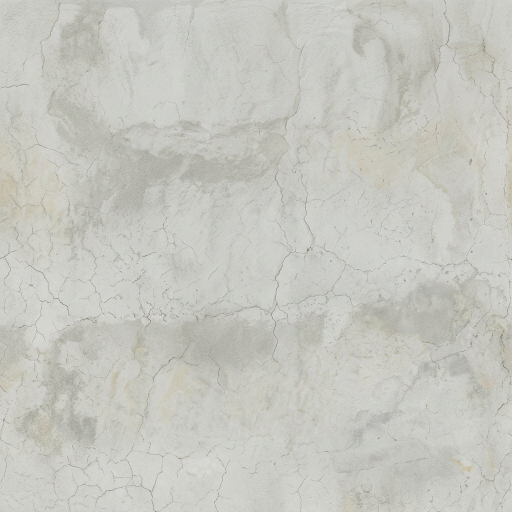
#> input picture art/survival/reference/aged-plaster.jpg, 1024 x 1024 px, given in place of karabasma-back.jpg, which was not available (shown at 1/2 size)
$ python dispatcher.py
#> lines starting #> are read from the running program, lines starting #| are printed output that depends on the picture
### art/night/bake.py
"""Kuzdağ night workshop. Photo-fitted solids, metre units, +Z front / -X head.
Run: python art/night/bake.py (NumPy, SciPy and Pillow). No network or runtime photogrammetry.
"""

import math
import sys
from pathlib import Path

import numpy as np
from PIL import Image
from scipy import ndimage

HERE = Path(__file__).resolve().parent
sys.path.insert(0, str(HERE.parent / "environment"))
from meshkit import Mesh, rect_uv, save_glb

OUT = HERE.parents[1] / "public/assets/night"
TAU = 2 * math.pi


def plate(key):
#> called with key = 'karabasma-back'
    revised = HERE.parent / "survival/reference" / (key + ".jpg")
    if key in {
        "mektep",
        "istasyon",
        "karabasma",
        "karabasma-back",
        "sis-gozcusu",
        "sis-gozcusu-back",
    }:
        return Image.open(revised).convert("RGB")
#> returned value is the input picture: PIL image 1024x1024 RGB; mean R, G, B 198.1, 198.6, 191.8
    return Image.open(HERE / "reference" / (key + ".jpg")).convert("RGB")


# [9 lines left out: function samples, not called in this run]


def section(profile, y):
    p = np.asarray(profile)
    return [np.interp(y, p[:, 0], p[:, j]) for j in range(1, p.shape[1])]


# [25 lines left out: function skin, not called in this run]


# (height down the 160x287 fitting plate, left edge, right edge, half-depth, depth offset).
WARDROBE = {
    "karabasma": {
        "height": 2.29,
        "top": 11,
        "sole": 277,
        "center": 80,
        "coat": [
            (62, 68, 92, 9, 0),
            (72, 56, 105, 13, 0),
            (84, 52, 108, 15, 0),
            (109, 60, 100, 14, 0),
            (122, 61, 99, 12, 0),
            (135, 59, 101, 13, 0),
            (166, 55, 105, 16, 0),
            (203, 47, 112, 19, -1),
            (231, 42, 119, 22, -2),
            (240, 46, 117, 20, -2),
        ],
        "hood": [
            (11, 78, 81, 2, -3),
            (21, 74, 86, 6, -1),
            (38, 67, 92, 12, 0),
            (51, 64, 96, 15, 1),
            (67, 62, 98, 16, 0),
            (79, 66, 94, 14, 3),
            (85, 72, 89, 10, 9),
        ],
        "sleeve": [
            (72, 56, 69, 6, 0),
            (85, 49, 65, 9, 0),
            (106, 43, 58, 8, 0),
            (124, 39, 52, 7, 0),
            (145, 34, 48, 6, 0),
            (156, 35, 46, 5, 1),
            (174, 35, 43, 4, 1),
            (180, 38, 42, 2, 1),
        ],
        "boot": [
            (190, 57, 77, 9, -1),
            (219, 54, 75, 9, 0),
            (244, 56, 72, 8, 0),
            (256, 57, 72, 7, 2),
            (267, 55, 72, 10, 5),
            (274, 52, 70, 13, 6),
            (277, 53, 67, 11, 6),
        ],
    },
    "sis-gozcusu": {
        "height": 2.15,
        "top": 19,
        "sole": 275,
        "center": 80,
        "coat": [
            (59, 71, 89, 9, 0),
            (66, 59, 101, 13, 0),
            (83, 53, 107, 16, 0),
            (104, 60, 100, 14, 0),
            (128, 61, 100, 13, -1),
            (161, 55, 105, 16, -2),
            (207, 49, 112, 19, -2),
            (227, 48, 113, 20, -2),
            (231, 51, 110, 19, -2),
        ],
        "cape": [
            (55, 69, 91, 11, 0),
            (64, 59, 101, 17, 0),
            (78, 45, 115, 21, 0),
            (97, 32, 128, 25, 0),
            (102, 39, 121, 23, 0),
        ],
        "hood": [
            (19, 78, 83, 4, -1),
            (23, 73, 88, 9, 0),
            (31, 68, 93, 12, 0),
            (42, 66, 95, 14, 0),
            (55, 66, 95, 14, 0),
            (65, 71, 90, 12, 0),
            (71, 77, 85, 8, 1),
        ],
        "sleeve": [
            (77, 48, 60, 7, -2),
            (101, 41, 56, 8, 0),
            (122, 37, 50, 7, 1),
            (142, 35, 48, 7, 0),
            (155, 36, 47, 5, 1),
            (168, 39, 46, 4, 1),
            (174, 42, 46, 2, 1),
        ],
        "boot": [
            (182, 59, 79, 10, -1),
            (222, 57, 77, 9, 0),
            (243, 58, 74, 7, 1),
            (259, 57, 73, 7, 2),
            (268, 54, 73, 10, 5),
            (274, 53, 70, 12, 6),
            (275, 54, 68, 10, 6),
        ],
    },
}


# [106 lines left out: functions bleed_costume, watcher, not called in this run]


# Longitudinal stations: x, near/far cloth silhouette (pixels in 430x240), height in metres.
# Heads, boots and the folded arms are closed separate islands; not a textured rectangular cover.
HEAD_A = [
    (20, 118, 125, 0.11),
    (24, 108, 135, 0.16),
    (32, 101, 141, 0.20),
    (42, 99, 142, 0.22),
    (55, 99, 142, 0.205),
    (65, 102, 140, 0.19),
    (70, 105, 136, 0.16),
    (73, 110, 131, 0.13),
    (84, 106, 137, 0.13),
]
HEAD_M = [
    (22, 115, 124, 0.12),
    (26, 105, 132, 0.18),
    (35, 100, 139, 0.215),
    (46, 99, 140, 0.223),
    (57, 100, 139, 0.21),
    (67, 104, 137, 0.194),
    (75, 108, 132, 0.162),
    (83, 108, 132, 0.142),
    (96, 104, 139, 0.145),
]
ARIF = [
    (79, 105, 139, 0.13),
    (83, 90, 153, 0.194),
    (90, 76, 166, 0.227),
    (104, 65, 177, 0.267),
    (128, 55, 188, 0.29),
    (160, 52, 193, 0.302),
    (191, 55, 190, 0.265),
    (212, 56, 182, 0.244),
    (225, 66, 183, 0.22),
    (242, 75, 181, 0.216),
    (277, 69, 180, 0.224),
    (315, 66, 181, 0.213),
    (351, 65, 180, 0.179),
    (381, 69, 173, 0.153),
    (386, 75, 167, 0.163),
    (401, 82, 160, 0.176),
    (413, 94, 150, 0.169),
    (418, 111, 135, 0.119),
]
MAHMUT = [
    (77, 109, 131, 0.13),
    (86, 87, 151, 0.2),
    (99, 67, 169, 0.243),
    (118, 62, 178, 0.277),
    (149, 53, 188, 0.288),
    (175, 52, 186, 0.265),
    (207, 55, 183, 0.245),
    (239, 56, 184, 0.226),
    (277, 55, 184, 0.22),
    (323, 55, 185, 0.197),
    (362, 57, 184, 0.165),
    (376, 59, 183, 0.157),
    (384, 90, 157, 0.13),
]
YOLCU = [
    (15, 112, 127, 0.10),
    (20, 97, 142, 0.169),
    (30, 89, 150, 0.196),
    (46, 85, 154, 0.229),
    (63, 86, 153, 0.23),
    (78, 92, 146, 0.194),
    (85, 96, 142, 0.158),
    (93, 70, 162, 0.206),
    (103, 60, 173, 0.243),
    (132, 56, 181, 0.264),
    (158, 55, 183, 0.279),
    (184, 58, 181, 0.27),
    (211, 65, 174, 0.247),
    (221, 70, 169, 0.224),
    (239, 72, 166, 0.235),
    (267, 77, 164, 0.213),
    (295, 82, 159, 0.194),
    (317, 84, 154, 0.179),
    (337, 88, 151, 0.165),
    (357, 92, 145, 0.146),
    (365, 98, 140, 0.126),
    (376, 94, 147, 0.151),
    (397, 92, 147, 0.161),
    (409, 93, 141, 0.14),
    (415, 104, 133, 0.099),
]


# [234 lines left out: functions body, building, exchange, not called in this run]


# [27 lines that do not run on import are left out]

### art/environment/meshkit.py
"""Small static glTF workshop. One indexed primitive per object, metre units, +Z front."""

import json
import math
import struct
from io import BytesIO
from pathlib import Path

import numpy as np
from PIL import Image

ROOT = Path(__file__).resolve().parents[2]
REF = Path(__file__).parent / "reference"
OUT = ROOT / "public/assets/workshop"


def rect_uv(rect):
    x, t, r, b = rect
    return [(x, b), (r, b), (r, t), (x, t)]


class Mesh:
    def __init__(self, name, rough=0.92, metal=0):
        self.name, self.rough, self.metal = name, rough, metal
        self.rows, self.keys, self.indices = [], {}, []

    def polygon(self, points, uvs, normals=None):
        a, b, c = np.asarray(points[:3])
        n = np.cross(b - a, c - a)
        norm = np.linalg.norm(n)
        if norm < 1e-12:
            return
        n /= norm
        indices = []
        for i, (p, uv) in enumerate(zip(points, uvs, strict=True)):
            key = tuple(round(float(v), 6) for v in (*p, *(n if normals is None else normals[i]), *uv))
            if key not in self.keys:
                self.keys[key] = len(self.rows)
                self.rows.append(key)
            indices.append(self.keys[key])
        for k in range(1, len(indices) - 1):
            self.indices.extend((indices[0], indices[k], indices[k + 1]))

    def box(self, center, size, uv, top=None, angle=0):
        x, y, z = np.asarray(size) * 0.5

        def point(a, b, c):
            return (
                center[0] + a,
                center[1] + b * math.cos(angle) - c * math.sin(angle),
                center[2] + b * math.sin(angle) + c * math.cos(angle),
            )

        faces = [
            ((-x, -y, z), (x, -y, z), (x, y, z), (-x, y, z)),
            ((x, -y, -z), (-x, -y, -z), (-x, y, -z), (x, y, -z)),
            ((x, -y, z), (x, -y, -z), (x, y, -z), (x, y, z)),
            ((-x, -y, -z), (-x, -y, z), (-x, y, z), (-x, y, -z)),
            ((-x, y, z), (x, y, z), (x, y, -z), (-x, y, -z)),
            ((-x, -y, -z), (x, -y, -z), (x, -y, z), (-x, -y, z)),
        ]
        for i, f in enumerate(faces):
            self.polygon([point(*p) for p in f], rect_uv(top if i == 4 and top else uv))

    def skin(self, rings, uv, closed=True, smooth=True):
        """Ordered cross-sections from foot to head; CCW about Y viewed from above."""
        rings = np.asarray(rings)
        rows, cols = rings.shape[:2]
        normals = np.zeros_like(rings)
        for j in range(rows - 1):
            for i in range(cols if closed else cols - 1):
                k = (i + 1) % cols
                ids = [(j, i), (j, k), (j + 1, k), (j + 1, i)]
                f = np.cross(rings[j, k] - rings[j, i], rings[j + 1, i] - rings[j, i])
                f /= max(1e-12, np.linalg.norm(f))
                for idx in ids:
                    normals[idx] += f
        normals /= np.maximum(1e-12, np.linalg.norm(normals, axis=2, keepdims=True))
        for j in range(rows - 1):
            for i in range(cols if closed else cols - 1):
                k = (i + 1) % cols
                ids = [(j, i), (j, k), (j + 1, k), (j + 1, i)]
                self.polygon(
                    [rings[a] for a in ids],
                    [uv(j, i), uv(j, i + 1), uv(j + 1, i + 1), uv(j + 1, i)],
                    [normals[a] for a in ids] if smooth else None,
                )


def save_glb(name, meshes, image, size, folder):
    folder.mkdir(exist_ok=True, parents=True)
    doc = {
        "asset": {"version": "2.0", "generator": "Kuzdag village workshop"},
        "scene": 0,
        "scenes": [{"nodes": list(range(len(meshes)))}],
        "nodes": [],
        "meshes": [],
        "materials": [],
        "accessors": [],
        "bufferViews": [],
        "textures": [{"source": 0}],
    }
    data = bytearray()

    def view(payload, target=None):
        data.extend(b"\x00" * (-len(data) % 4))
        rec = {"buffer": 0, "byteOffset": len(data), "byteLength": len(payload)}
        if target:
            rec["target"] = target
        doc["bufferViews"].append(rec)
        data.extend(payload)
        return len(doc["bufferViews"]) - 1

    def acc(arr, kind, comp, target, bounds=False):
        rec = {
            "bufferView": view(arr.tobytes(), target),
            "componentType": comp,
            "type": kind,
            "count": len(arr),
        }
        if bounds:
            rec.update(min=arr.min(axis=0).tolist(), max=arr.max(axis=0).tolist())
        doc["accessors"].append(rec)
        return len(doc["accessors"]) - 1

    for idx, m in enumerate(meshes):
        rows = np.asarray(m.rows, dtype="<f4")
        assert len(rows) < 65536
        attrs = {
            "POSITION": acc(rows[:, :3], "VEC3", 5126, 34962, True),
            "NORMAL": acc(rows[:, 3:6], "VEC3", 5126, 34962),
            "TEXCOORD_0": acc(rows[:, 6:], "VEC2", 5126, 34962),
        }
        doc["nodes"].append({"name": m.name, "mesh": idx})
        doc["meshes"].append(
            {
                "name": m.name,
                "primitives": [
                    {
                        "attributes": attrs,
                        "indices": acc(np.array(m.indices, dtype="<u2"), "SCALAR", 5123, 34963),
                        "material": idx,
                    }
                ],
            }
        )
        doc["materials"].append(
            {
                "pbrMetallicRoughness": {
                    "baseColorTexture": {"index": 0},
                    "roughnessFactor": m.rough,
                    "metallicFactor": m.metal,
                }
            }
        )
    buf = BytesIO()
    image.convert("RGB").resize(size, Image.Resampling.LANCZOS).save(buf, "JPEG", quality=86, optimize=True)
    doc["images"] = [{"bufferView": view(buf.getvalue()), "mimeType": "image/jpeg"}]
    doc["buffers"] = [{"byteLength": len(data)}]
    data.extend(b"\x00" * (-len(data) % 4))
    js = json.dumps(doc, separators=(",", ":")).encode()
    js += b" " * (-len(js) % 4)
    (folder / (name + ".glb")).write_bytes(
        struct.pack("<4sII", b"glTF", 2, 28 + len(js) + len(data))
        + struct.pack("<I4s", len(js), b"JSON")
        + js
        + struct.pack("<I4s", len(data), b"BIN\0")
        + data
    )


# [4 lines left out: function bake, not called in this run]

### art/night/dispatcher.py
"""The last platform keeper. A stopped clock under a railway cap, not a recoloured villager.
Three solids (uniform, clock, signalling arm), assembled at the same pivots in both tiers.
"""

import math

import numpy as np
from bake import OUT, Mesh, plate, save_glb
from PIL import Image, ImageDraw, ImageFont


def atlas():
    im = Image.new("RGB", (768, 768), "#282b29")

    def swatch(key, area, dst, tint):
        source = plate(key)
        x, y, u, v = area
        w, h = source.size
        crop = source.crop((int(w * x), int(h * y), int(w * u), int(h * v))).resize(
            (244, 244), Image.Resampling.LANCZOS
        )
        grey = np.mean(np.array(crop), axis=2)[:, :, None]
        data = np.clip(grey * np.array(tint)[None, None, :] + [7, 7, 6], 0, 255)
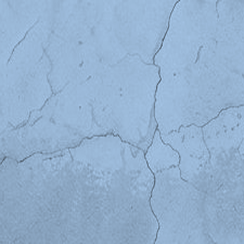
#> data: shape (244, 244, 3) float64; mean R, G, B 148.5, 177.6, 207.6
        im.paste(Image.fromarray(data.astype("uint8")), dst)

    swatch("karabasma-back", (0.40, 0.50, 0.62, 0.68), (5, 5), (0.73, 0.88, 1.04))
    swatch("sis-gozcusu-back", (0.38, 0.60, 0.57, 0.79), (259, 5), (0.67, 0.71, 0.62))
#> call 2 of swatch, with key = 'sis-gozcusu-back', area = (0.38, 0.6, 0.57, 0.79), dst = (259, 5), tint = (0.67, 0.71, 0.62)
#> call 2 of plate, with key = 'sis-gozcusu-back'
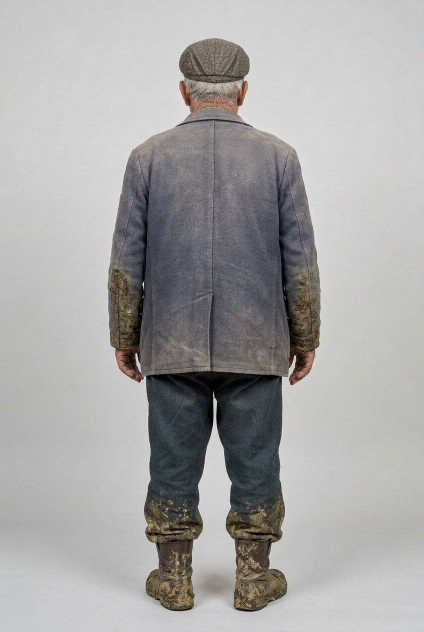
#> input picture art/survival/reference/bekci-back.jpg, 848 x 1264 px, given in place of sis-gozcusu-back.jpg, which was not available (shown at 1/2 size)
#> in plate, returned value is the input picture: PIL image 848x1264 RGB; mean R, G, B 167.2, 166.4, 165.6
#> in swatch (call 2), `crop = source.crop((int(w * x), int(h * y), int(w * u), int(h * v))).r..`:
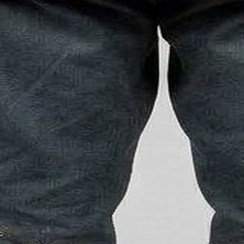
#> crop: PIL image 244x244 RGB; mean R, G, B 68.6, 73.7, 77.2
#> in swatch (call 2), `data = np.clip(grey * np.array(tint)[None, None, :] + [7, 7, 6], 0, 255)`:
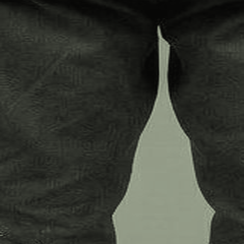
#> data: shape (244, 244, 3) float64; mean R, G, B 56, 59, 51.4
#> in swatch (call 2), `im.paste(Image.fromarray(data.astype("uint8")), dst)`:
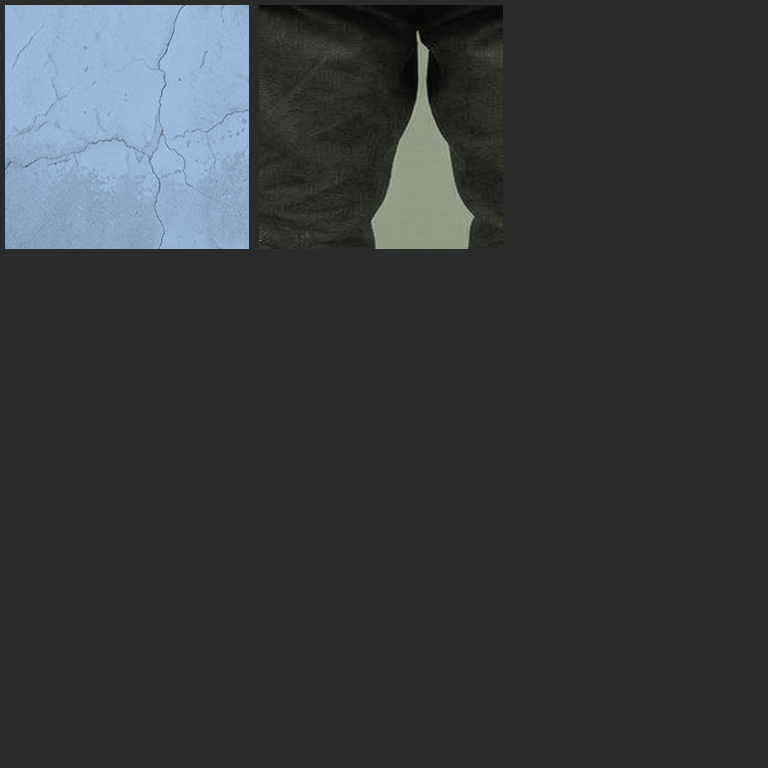
#> im: PIL image 768x768 RGB; mean R, G, B 52.5, 58.1, 58.8
    swatch("santral", (0.25, 0.76, 0.53, 0.91), (514, 5), (1.54, 1.22, 0.79))
#> call 3 of swatch, with key = 'santral', area = (0.25, 0.76, 0.53, 0.91), dst = (514, 5), tint = (1.54, 1.22, 0.79)
#> in swatch (call 3), `grey = np.mean(np.array(crop), axis=2)[:, :, None]`:
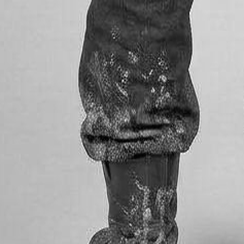
#> grey: shape (244, 244, 1) float64; min 0, max 252, mean 143.5
#> in swatch (call 3), `data = np.clip(grey * np.array(tint)[None, None, :] + [7, 7, 6], 0, 255)`:
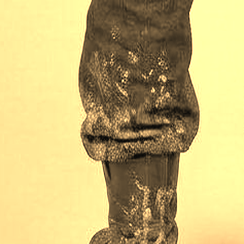
#> data: shape (244, 244, 3) float64; mean R, G, B 197.4, 181.5, 119.4
    # Weathered enamel dial: the two HANDS, not a text label, give the time 22:42.
    d = ImageDraw.Draw(im)
    rng = np.random.default_rng(2242)
    noise = rng.normal(0, 3, (476, 476, 1))
    dial = np.uint8(np.clip(np.array([202, 188, 158]) + noise, 0, 255))
    im.paste(Image.fromarray(dial), (6, 272))
#> (the rest of the program and of its run is left out)
